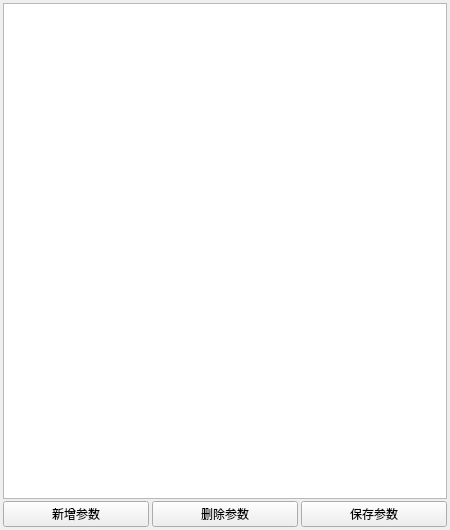
<?xml version="1.0" encoding="UTF-8"?>
<ui version="4.0">
 <class>ParameterSet</class>
 <widget class="QWidget" name="ParameterSet">
  <property name="geometry">
   <rect>
    <x>0</x>
    <y>0</y>
    <width>450</width>
    <height>530</height>
   </rect>
  </property>
  <property name="windowTitle">
   <string>ParEdit</string>
  </property>
  <property name="styleSheet">
   <string notr="true"/>
  </property>
  <layout class="QVBoxLayout" name="verticalLayout">
   <property name="spacing">
    <number>2</number>
   </property>
   <property name="leftMargin">
    <number>3</number>
   </property>
   <property name="topMargin">
    <number>3</number>
   </property>
   <property name="rightMargin">
    <number>3</number>
   </property>
   <property name="bottomMargin">
    <number>3</number>
   </property>
   <item>
    <widget class="QTableWidget" name="tblwgtPar"/>
   </item>
   <item>
    <layout class="QHBoxLayout" name="horizontalLayout">
     <property name="spacing">
      <number>3</number>
     </property>
     <item>
      <widget class="QPushButton" name="pbtnAddPar">
       <property name="text">
        <string>新增参数</string>
       </property>
      </widget>
     </item>
     <item>
      <widget class="QPushButton" name="pbtnDeletePar">
       <property name="text">
        <string>删除参数</string>
       </property>
      </widget>
     </item>
     <item>
      <widget class="QPushButton" name="pbtnEditPar">
       <property name="text">
        <string>保存参数</string>
       </property>
      </widget>
     </item>
    </layout>
   </item>
  </layout>
 </widget>
 <resources/>
 <connections/>
</ui>
